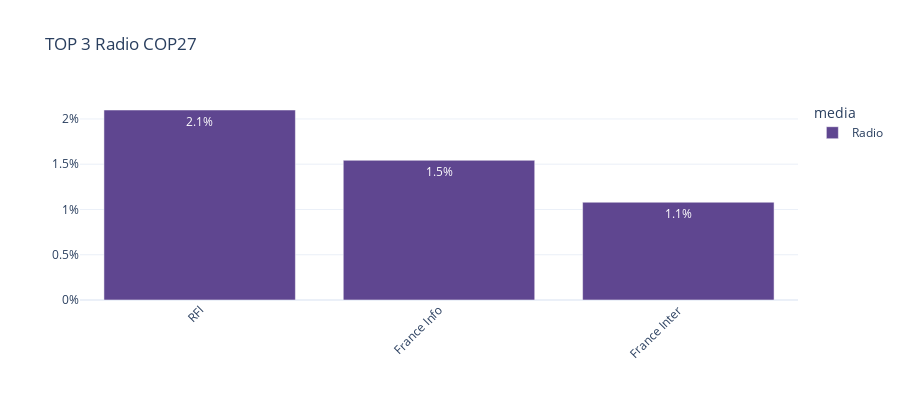

Notebook code for this chart:
### Code cell
# Multiplier for one channel = n_mentions * 2 min / (60 minutes * 18h * n_days)
multiplier = 2 / (1 * 60 * 18 * n_days)

fig = show_mentions_by_channel(data_cop27,list_of_channels=top_channels_radio,n = 3,
                               title = "TOP 3 Radio COP27",
                               method = multiplier,height = 400,text_auto = ".1%")
fig.update_layout(yaxis_tickformat='0%')

### Figure 1 — Plotly figure (JSON) as saved in the notebook; plotly's stock layout.template omitted (floating-point values rounded to 4 significant figures)
{"data": [{"alignmentgroup": "True", "hovertemplate": "media=Radio<br>channel_name=%{x}<br>count=%{y}<extra></extra>", "legendgroup": "Radio", "marker": {"color": "rgb(95, 70, 144)", "pattern": {"shape": ""}}, "name": "Radio", "offsetgroup": "Radio", "orientation": "v", "showlegend": true, "textposition": "auto", "texttemplate": "%{y:.1%}", "x": ["RFI", "France Info", "France Inter"], "xaxis": "x", "y": [0.02099, 0.01543, 0.0108], "yaxis": "y", "type": "bar"}], "layout": {"xaxis": {"anchor": "y", "domain": [0, 1], "title": {}, "categoryorder": "array", "categoryarray": ["RFI", "France Info", "France Inter"], "tickangle": -45}, "yaxis": {"anchor": "x", "domain": [0, 1], "title": {}, "tickformat": "0%"}, "legend": {"title": {"text": "media"}, "tracegroupgap": 0}, "title": {"text": "TOP 3 Radio COP27"}, "barmode": "relative", "height": 400, "margin": {"b": 100}}}
